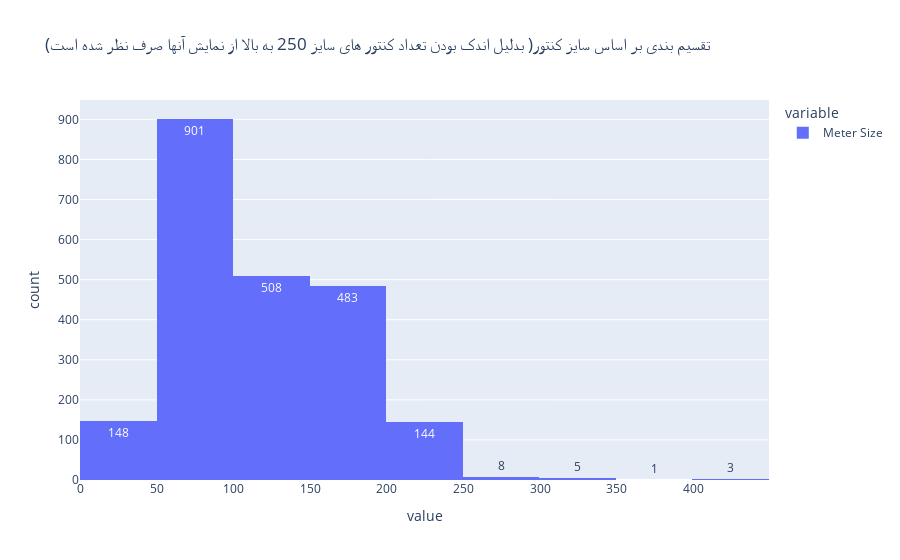

Notebook code cell kept with this figure:
### Markdown cell above
اصلاح نمودار سایز کنتور

### Code cell
px.histogram(info_copy['Meter Size'],title="(بدلیل اندک بودن تعداد کنتور های سایز 250 به بالا از نمایش آنها صرف نظر شده است )تقسیم بندی بر اساس سایز کنتور",text_auto = True,nbins=12)

### Figure 1 — Plotly figure (JSON) as saved in the notebook; plotly's stock layout.template omitted (floating-point values rounded to 4 significant figures; data arrays with more than 128 entries replaced by an {"elided": "..."} marker saying what was removed)
{"data": [{"alignmentgroup": "True", "bingroup": "x", "hovertemplate": "variable=Meter Size<br>value=%{x}<br>count=%{y}<extra></extra>", "legendgroup": "Meter Size", "marker": {"color": "#636efa", "pattern": {"shape": ""}}, "name": "Meter Size", "nbinsx": 12, "offsetgroup": "Meter Size", "orientation": "v", "showlegend": true, "texttemplate": "%{value}", "type": "histogram", "x": {"elided": "2201 int values"}, "xaxis": "x", "yaxis": "y"}], "layout": {"barmode": "relative", "legend": {"title": {"text": "variable"}, "tracegroupgap": 0}, "title": {"text": "(بدلیل اندک بودن تعداد کنتور های سایز 250 به بالا از نمایش آنها صرف نظر شده است )تقسیم بندی بر اساس سایز کنتور"}, "xaxis": {"anchor": "y", "domain": [0, 1], "title": {"text": "value"}}, "yaxis": {"anchor": "x", "domain": [0, 1], "title": {"text": "count"}}}}
